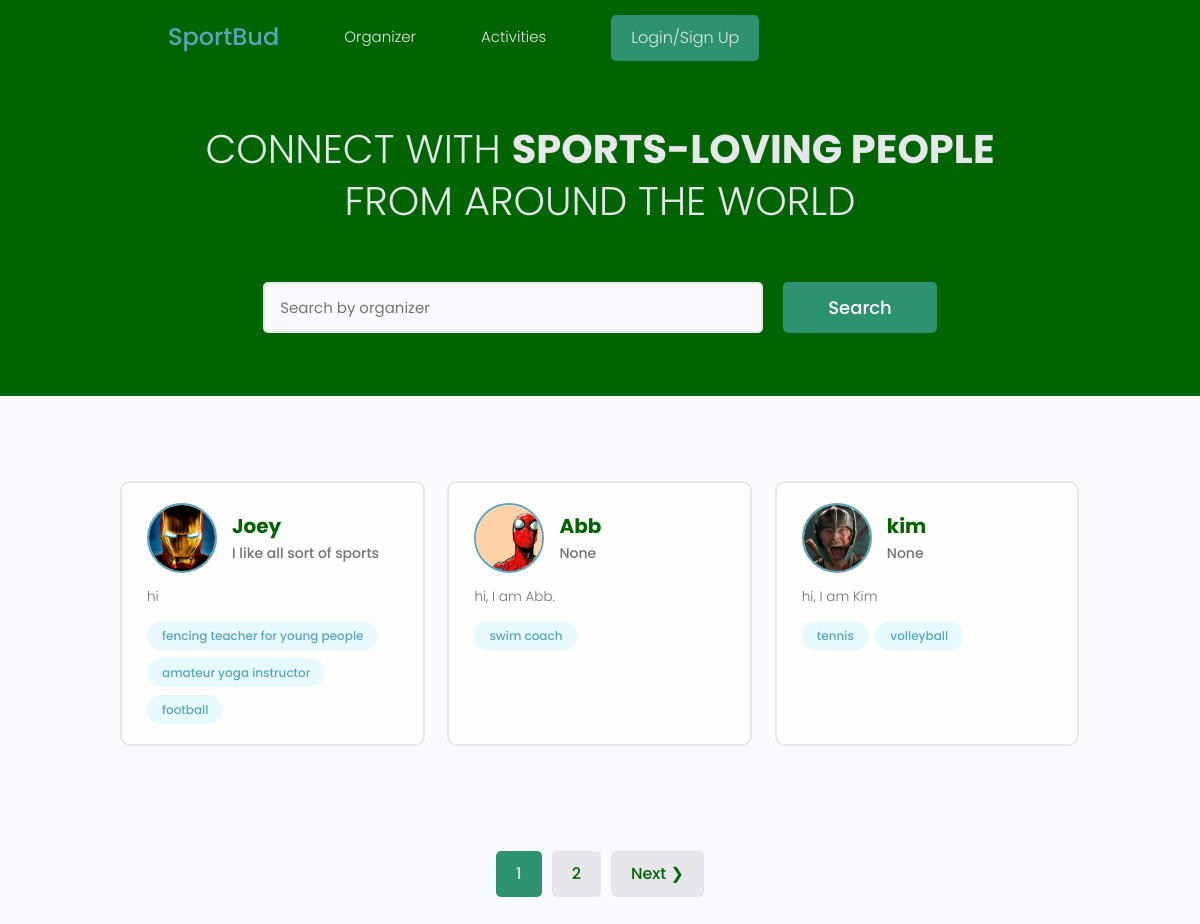
The page / on the database its author committed.
### users/models.py (models this page shows, shortened)
class Profile(models.Model):
    user = models.OneToOneField(User, on_delete=models.CASCADE, null=True,blank=True)
    name = models.CharField(max_length=200, blank=True, null=True)
    location = models.CharField(max_length=200, blank=True, null=True)
    email = models.EmailField(max_length=500, blank=True, null=True)
    username = models.CharField(max_length=200, blank=True, null=True)
    short_intro = models.CharField(max_length=200, blank=True, null=True)
    bio = models.TextField(blank=True, null=True)
    profile_image = models.ImageField(null=True, blank=True, upload_to='profiles/', default='profiles/default.jpeg')
    social_twitter = models.CharField(max_length=200, blank=True, null=True)
    social_linkedin = models.CharField(max_length=200, blank=True, null=True)
    social_youtube = models.CharField(max_length=200, blank=True, null=True)
    social_webpage = models.CharField(max_length=200, blank=True, null=True)
    created = models.DateTimeField(auto_now_add=True)
    hackathon_participant = models.BooleanField(default=True, null=True)
    registered_activities = models.ManyToManyField('base.Activity', blank=True, related_name='registered_activities')
    id = models.UUIDField(default=uuid.uuid4, unique=True, primary_key=True, editable=False)

class Skill(models.Model):
    owner = models.ForeignKey(Profile, null=True, blank=True, on_delete=models.SET_NULL)
    name = models.CharField(max_length=200, null=True, blank=True)
    description = models.TextField(null=True, blank=True)
    created = models.DateTimeField(auto_now_add=True)
    id = models.UUIDField(default=uuid.uuid4, unique=True,
                          primary_key=True, editable=False)
    def __str__(self):
        return str(self.name)

### users/views.py (the view)
# urls.py: path('', views.profiles, name='profiles'),
def profiles(request):
    profiles, search_query = searchProfiles(request)
    custom_range, profiles = paginateProfiles(request, profiles, 3)
    context = {'profiles': profiles, 'search_query':search_query, 'custom_range':custom_range}
    return render(request, 'users/profiles.html', context)

### users/search.py (called while the page is built)
def paginateProfiles(request, profiles, results):
    page = request.GET.get('page')
    paginator = Paginator(profiles, results)
    try:
        profiles = paginator.page(page)
    except PageNotAnInteger:
        page = 1
        profiles = paginator.page(page)
    except EmptyPage:
        page = paginator.num_pages
        profiles = paginator.page(page)
    leftIndex = (int(page) - 1)
    if leftIndex < 1:
        leftIndex = 1
    rightIndex = (int(page) + 2)
    if rightIndex > paginator.num_pages:
        rightIndex = paginator.num_pages + 1
    custom_range = range(leftIndex, rightIndex)
    return custom_range, profiles

def searchProfiles(request):
    search_query = ''
    if request.GET.get('search_query'):
        search_query = request.GET.get('search_query')
    skills = Skill.objects.filter(name__icontains=search_query)
    profiles = Profile.objects.distinct().filter(
        Q(name__icontains=search_query) |
        Q(short_intro__icontains=search_query)|
        Q(skill__in=skills)
        )
    return profiles, search_query

### users/templates/users/profiles.html (shortened to what this page needs)
{% extends 'main.html' %}
{% block content %}
<main class="home">
    <section class="hero-section text-center">
        <div class="container container--narrow">
        <div class="hero-section__box">
            <h2>CONNECT WITH <span>SPORTS-LOVING PEOPLE</span></h2>
            <h2>FROM AROUND THE WORLD</h2>
        </div>
        <div class="hero-section__search">
            <form id="searchForm" class="form" action="{% url 'profiles' %}" method="get">
            <div class="form__field">
                <input class="input input--text" id="formInput#search" type="text" name="search_query" value="{{ search_query }}" placeholder="Search by organizer" />
            </div>
            <input class="btn btn--sub btn--lg" type="submit" value="Search" />
            </form>
        </div>
        </div>
    </section>
    <section class="devlist">
        <div class="container">
        <div class="grid grid--three">
            {% for profile in profiles %}
            <div class="column card">
            <div class="dev">
                <a href="{% url 'user-profile' profile.id %}" class="card__body">
                <div class="dev__profile">
                    <img class="avatar avatar--md" src="{{profile.profile_image.url}}" alt="image" />
                    <div class="dev__meta">
                    <h3>{{profile.name}}</h3>
                    <h5>{{profile.short_intro|slice:"60"}}</h5>
                    </div>
                </div>
                <p class="dev__info">
                    {{profile.bio|slice:"150"}}
                </p>
                <div class="dev__skills">
                    {% for skill in profile.skill_set.all|slice:"5" %}
                    <span class="tag tag--pill tag--main">
                        <small>{{skill}}</small>
                    </span>
                    {% endfor %}
                </div>
                </a>
            </div>
            </div>
            {% endfor %}
        </div>
        </div>
    </section>
    {% include 'pagination.html' with queryset=profiles custom_range=custom_range%}
</main>
{% endblock content %}

### static/styles/app.css (style rules this page uses)
:root { --color-sub: #006400; --color-sub-light: #2c9270; }
.btn--sub { background-color: var(--color-sub-light); }
.card { border: 2px solid var(--color-light); }
img { width: 100%; }
.hero-section { height: 40vh; display: flex; align-items: center; background-color: var(--color-sub); }
.hero-section__box { margin-bottom: 4rem; }
.hero-section__box > h2, .hero-section__box > h2 > span { font-size: 4rem; color: var(--color-light); line-height: 1.3; text-transform: uppercase; }
.hero-section__box > h2 { font-weight: 300; }
.hero-section__box > h2 > span { font-weight: 700; }
.hero-section__search > .form { display: flex; align-items: center; justify-content: center; gap: 2rem; }
.hero-section__search > .form input.input--text { width: 50rem; }
.devlist { margin-top: 8rem; }
.devlist .grid { align-items: stretch; }
.devlist .dev .dev__profile { display: flex; align-items: center; gap: 1.5rem; }
.devlist .dev .dev__meta h3 { color: var(--color-sub); font-size: 2rem; font-weight: 700; }
.devlist .dev .dev__meta h5 { color: var(--color-text); font-size: 1.4rem; font-weight: 500; }
.devlist .dev .dev__info { margin: 1.5rem 0; font-size: 1.35rem; line-height: 1.4; text-align: justify; }

### static/uikit/styles/modules/_variables.css (style rules this page uses)
:root { --color-main: #5aa5b9; --color-main-light: #e6faff; --color-sub: #3f4156; --color-sub-light: #51546e; --color-sub-lighter: #ededfd; --color-text: #737373; --color-gray: #8b8b8b; --color-light: #e5e7eb; --color-light-gray: #767676; --color-bg: #f8fafd; --color-white: #fffefd; --color-white-light: #f3f3f3; --color-success: #359e64; --color-success-bg: #def8e8; --color-error: #fc4b0b; --color-error-bg: #fff2ee; --font-base: 'Poppins', arial, helvetica, 'Segoe UI', roboto, ubuntu, sans-serif; --font-monospace: 'Fira Code', 'Courier New', courier, monospace; --font-regular: 300; --font-medium: 500; --font-bold: 700; --generic-shadow: 1px 1px 5px #00000010; --generic-transition: all 0.3s ease-in-out; }

### static/uikit/styles/modules/_base.css (style rules this page uses)
* { margin: 0; padding: 0; box-sizing: border-box; text-rendering: optimizeLegibility; color: inherit; font-size: inherit; }
html { font-size: 50%; }
@media only screen and (min-width: 480px) { html { font-size: 56.25%; } }
@media only screen and (min-width: 1200px) { html { font-size: 62.5%; } }
body { line-height: 1.6; font-weight: 400; font-size: 1.5rem; color: var(--color-text); background-color: var(--color-bg); min-height: 100vh; }

### static/uikit/styles/modules/_typography.css (style rules this page uses)
* { font-family: var(--font-base); }
h2 { font-size: 3.6rem; font-weight: var(--font-bold); }
h3 { font-size: 3.2rem; font-weight: var(--font-medium); }
h5 { font-size: 2.4rem; font-weight: var(--font-medium); }
h5, h6 { font-weight: var(--font-regular); }
p, span, strong { font-size: 1.6rem; color: var(--color-text); font-weight: var(--font-regular); }
a { padding-bottom: 2px; text-decoration: none; display: inline-block; color: var(--color-main); font-weight: var(--font-medium); }

### static/uikit/styles/modules/_utilities.css (style rules this page uses)
.container { width: 92%; max-width: 165rem; margin: 0 auto; box-sizing: border-box; }
.container--narrow { width: 92%; max-width: 120rem; }
@media screen and (min-width: 1000px) { .container { width: 90%; } }
@media screen and (min-width: 1000px) { .container--narrow { width: 85%; } }
@media screen and (min-width: 1200px) { .container { width: 80%; } }
@media screen and (min-width: 1200px) { .container--narrow { width: 72%; } }
.text-center { text-align: center; }

### static/uikit/styles/modules/_avatar.css (style rules this page uses)
.avatar { border-radius: 50%; border: 2px solid var(--color-main); object-fit: cover; }
.avatar--md { height: 7rem; width: 7rem; }

### static/uikit/styles/modules/_button.css (style rules this page uses)
.btn { display: inline-block; position: relative; cursor: pointer; background-color: var(--color-light); font-weight: var(--font-medium); color: var(--color-sub); text-decoration: none; padding: 1rem 2rem; border-radius: 0.5rem; border: none; width: -webkit-fit-content; width: -moz-fit-content; width: fit-content; height: -webkit-fit-content; height: -moz-fit-content; height: fit-content; font-size: 1.6rem; outline-width: 0; outline-color: transparent; -webkit-backface-visibility: hidden; backface-visibility: hidden; transition: all 0.3s ease-in-out; }
.btn--sub { background-color: var(--color-sub); color: var(--color-white); }
.btn--lg { font-size: 1.8rem; padding: 1.2rem 4.5rem; }

### static/uikit/styles/modules/_card.css (style rules this page uses)
.card { border-radius: 1rem; background-color: var(--color-white); border: 1.5px solid var(--color-light); width: auto; height: auto; margin-top: 0.5rem; margin-bottom: 0.5rem; overflow: hidden; }
.card__body, .card__header { padding: 2rem 2.5rem; }

### rows shown on the page
Profile: profile_image (picture), name "Joey", short_intro "I like all sort of sports", bio "hi"
Skill: name "fencing teacher for young people"
Skill: name "amateur yoga instructor"
Skill: name "football"
Profile: profile_image (picture), name "Abb", short_intro "None", bio "hi, I am Abb."
Skill: name "swim coach"
Profile: profile_image (picture), name "kim", short_intro "None", bio "hi, I am Kim"
Skill: name "tennis"
Skill: name "volleyball"

### other values the page prints
{{ page }} "1"
{{ page }} "2"
